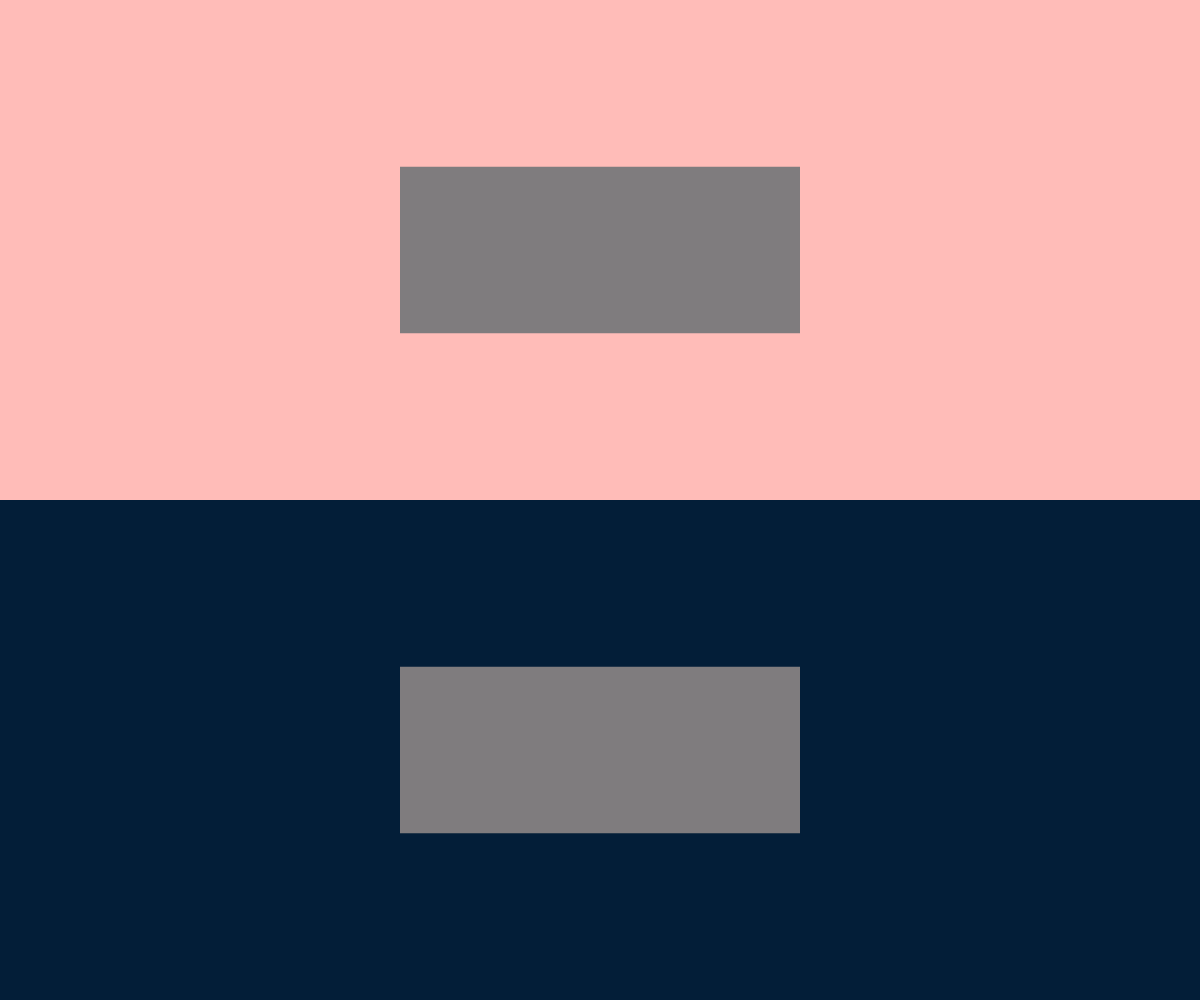
Frame 1 (no input)
Frame 60 (no input): identical to frame 1, image omitted
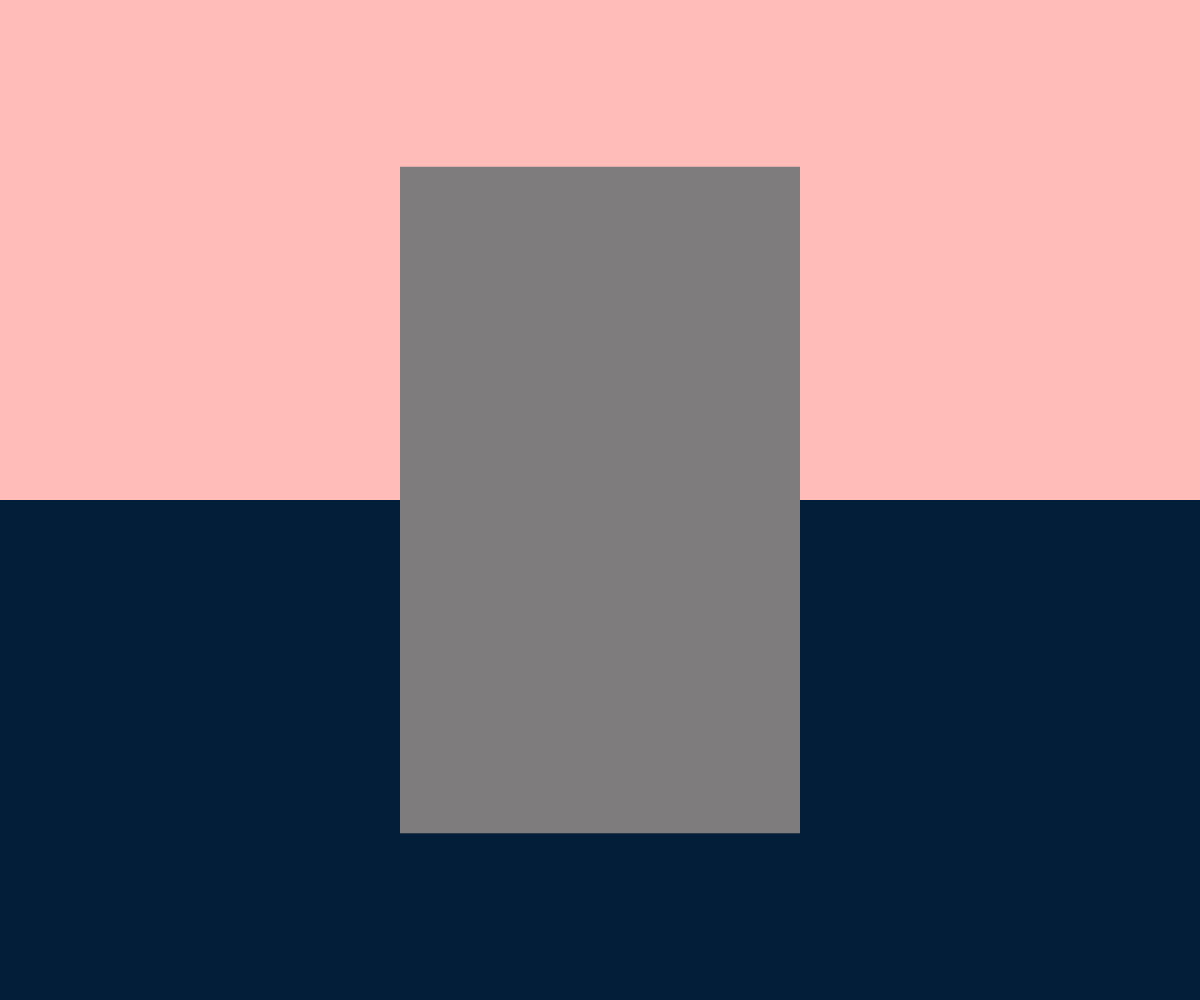
Frame 120 (the mouse pressed at the canvas centre since frame 60)

The p5.js sketch that drew these frames (run headless with seeded random() and noise() and a simulated clock; from frame 60 on, the mouse is pressed at the canvas centre):

// p5.js sketch
// ── sketch.js

let clrs = ['#ffbcb8', '#FEF254', '#7f7c7e', 
            '#7372f2', '#031e38']


function setup() {
  createCanvas(windowWidth, windowHeight);
  noStroke();
}

function draw() {
 background(220);
 canvasRect(clrs[4], height/2, height/2, false);
 canvasRect(clrs[0], height/2, 0, false);
 fill(clrs[2]); 
 rect(width * 1/3, height * 1/6, width * 1/3, height * 2/3); 
 canvasRect(clrs[0], height/6, height/3, true);
 canvasRect(clrs[4], height/6, height/2, true);


}

function canvasRect(clr, hgt, y_offset, clickable) {
	fill(clr);
	if((clickable == true) && (mouseIsPressed == false)){
		rect(0, y_offset, width, hgt);
	} 
	if(clickable == false){
		rect(0, y_offset, width, hgt);
	}
}
